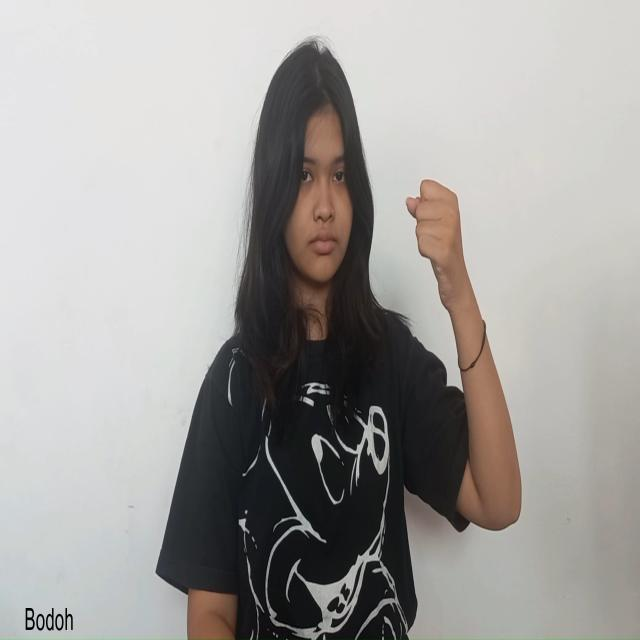
#> input picture terbisa-1/test/images/Dataset_mp4-1069_jpg.rf.cd21fb42a2d0ef6bbbe0aaf41afff25b.jpg, 640 x 640 px
$ python -i prepare_terbisa_context_classification.py   (imports and definitions only)
#> lines starting #> are read from the running program, lines starting #| are printed output that depends on the picture
#> further down, picture is the input picture: PIL image 640x640 RGB; mean R, G, B 163.4, 161.1, 158.5
"""Build a multi-context TERBISA classification dataset for BISINDO words."""

from __future__ import annotations

import argparse
from collections import Counter, defaultdict
import hashlib
import json
from pathlib import Path
from statistics import median

from PIL import Image, ImageEnhance, ImageOps


SPLITS = {"train": "train", "valid": "val", "test": "test"}
IMAGE_EXTENSIONS = {".jpg", ".jpeg", ".png", ".webp"}
CLASS_NAMES = [
    "Anda",
    "Apa",
    "Berhenti",
    "Bodoh",
    "Cantik",
    "Halo",
    "Hati-hati",
    "Lelah",
    "Maaf",
    "Makan",
    "Mau",
    "Membaca",
    "Nama",
    "Sama-sama",
    "Saya",
    "Siapa",
    "Sombong",
    "Takut",
    "Terima-kasih",
]
TRAIN_VARIANTS = [
    ("tight", 0.20, "bbox"),
    ("medium", 0.55, "bbox"),
    ("large_context", 1.10, "bbox"),
    ("square_context", 0.85, "square"),
    ("upper_context", 1.35, "upper"),
]
EVAL_VARIANTS = [
    ("medium", 0.55, "bbox"),
    ("large_context", 1.10, "bbox"),
    ("square_context", 0.85, "square"),
]


# [35 lines left out: functions parse_args, image_for_label, parse_yolo_box, not called in this run]


def clamp_box(box, width, height):
    x1, y1, x2, y2 = box
    return (
        max(0, int(round(x1))),
        max(0, int(round(y1))),
        min(width, int(round(x2))),
        min(height, int(round(y2))),
    )


# [24 lines left out: functions expand_box, union_boxes, not called in this run]


def box_area(box):
    return max(0, box[2] - box[0]) * max(0, box[3] - box[1])


# [4 lines left out: function intersects_or_near, not called in this run]


def detect_faces(image):
    try:
        import cv2
        import numpy as np
    except Exception:
        return [], "unavailable"

    if not hasattr(detect_faces, "_detector"):
        cascade_path = Path(cv2.data.haarcascades) / "haarcascade_frontalface_default.xml"
        detect_faces._detector = cv2.CascadeClassifier(str(cascade_path))  # type: ignore[attr-defined]
        detect_faces._cascade_available = not detect_faces._detector.empty()  # type: ignore[attr-defined]
    if not detect_faces._cascade_available:  # type: ignore[attr-defined]
        return [], "unavailable"
    array = np.array(image.convert("RGB"))
    gray = cv2.cvtColor(array, cv2.COLOR_RGB2GRAY)
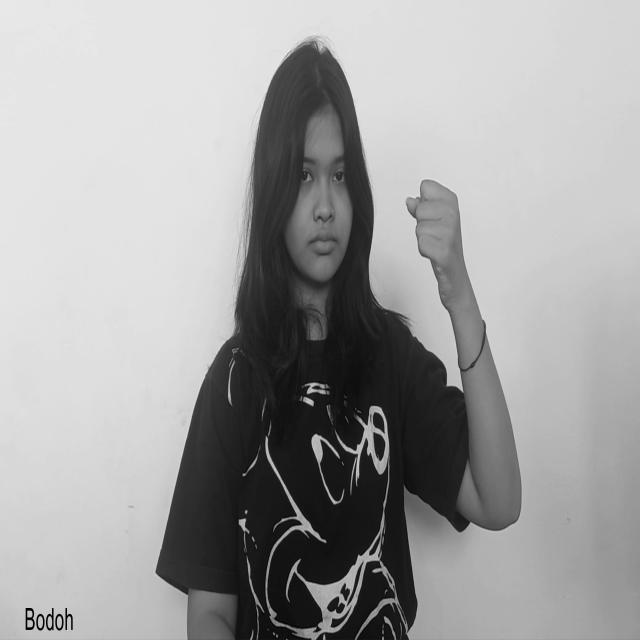
#> gray: shape (640, 640); min 0, max 244, mean 161.5
    detected = detect_faces._detector.detectMultiScale(gray, scaleFactor=1.08, minNeighbors=4, minSize=(35, 35))  # type: ignore[attr-defined]
#> detected = [[282, 173, 83, 83], [227, 349, 186, 186]]
    height, width = array.shape[:2]
#> height = 640; width = 640
    faces = [clamp_box((x, y, x + w, y + h), width, height) for x, y, w, h in detected]
#> faces = [(282, 173, 365, 256), (227, 349, 413, 535)]
    return faces, "opencv_haar"


# [260 lines left out: functions context_bucket, deterministic_variants, dedupe_variant_boxes, training_augmentations, average_hash, ensure_class_dirs and 5 more, not called in this run]


# [2 lines not run here, left out]

>>> from PIL import Image
>>> picture = Image.open('../terbisa-1/test/images/Dataset_mp4-1069_jpg.rf.cd21fb42a2d0ef6bbbe0aaf41afff25b.jpg')
>>> result = detect_faces(picture)
#> result = ([(282, 173, 365, 256), (227, 349, 413, 535)], 'opencv_haar')
